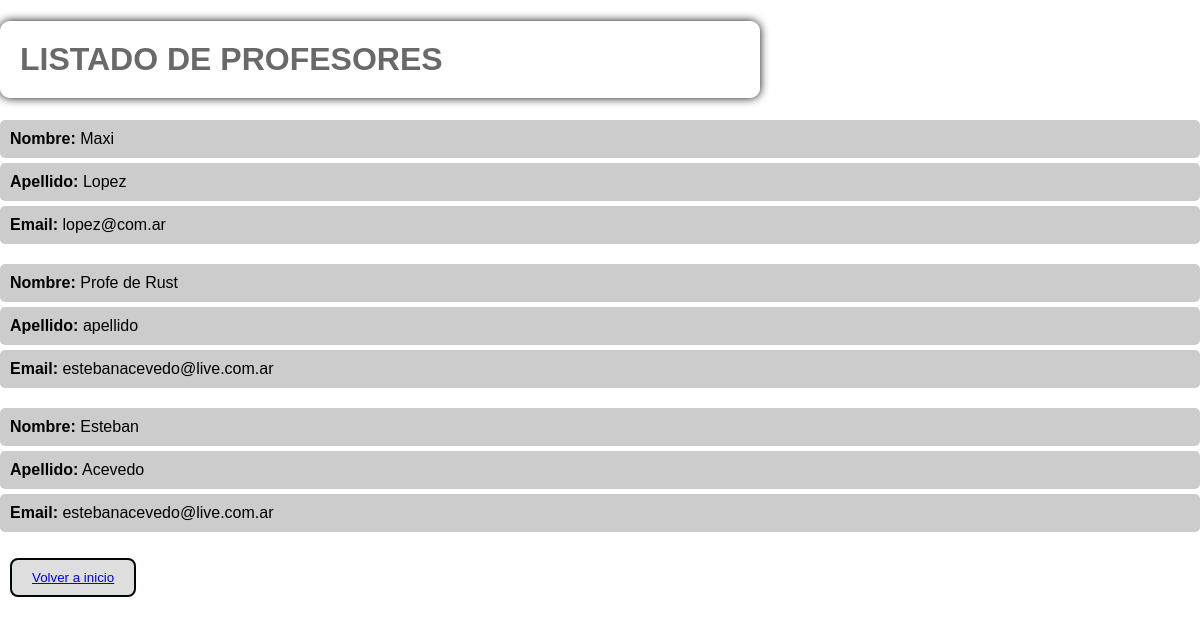
/profesor/list, run on an earlier commit of the app's database.
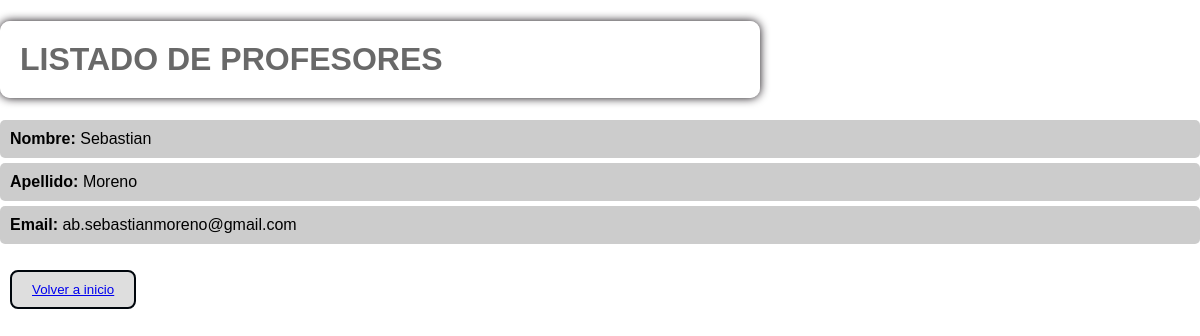
And on a later commit of the database.
### core/models.py (models this page shows, shortened)
class Profesor(models.Model):
    nombre = models.CharField(max_length=30)
    apellido = models.CharField(max_length=50)
    email = models.EmailField()

### core/views.py (the view)
# urls.py: path("profesor/list", views.profesor_list, name="profesor_list"),
def profesor_list(request):
    consulta = models.Profesor.objects.all()
    contexto = {"profesores": consulta}
    return render(request, "core/profesor_list.html", contexto)

### core/templates/core/profesor_list.html (shortened to what this page needs)
{% extends 'core/base.html' %}
{% block contenido %}
<h1>LISTADO DE PROFESORES</h1>
<div class="professors-list">
    {% for profesor in profesores %}
        <ul class="professor-info">
            <li>
                <strong>Nombre:</strong> {{ profesor.nombre }}
            </li>
            <li>
                <strong>Apellido:</strong> {{ profesor.apellido }}
            </li>
            <li>
                <strong>Email:</strong> {{ profesor.email }}
            </li>
        </ul>
    {% endfor %}
</div>
<button class="btn2"><a href="{% url 'index' %}">Volver a inicio</a></button>
{% endblock contenido %}

### core/templates/core/base.html (shortened to what this page needs)
<!DOCTYPE html>
<html lang="es">
<head>
</head>
<body>
    {% block contenido %}
    {% endblock contenido %}
</body>
</html>

### core/templates/core/profesor_list.html (style rules this page uses)
body { font-family: 'Arial', sans-serif; margin: 0; padding: 0; background-image: url('https://img.freepik.com/foto-gratis/cerca-manos-personas-que-trabajan-computadoras_53876-146042.jpg?w=996&t=st=1705700048~exp=1705700648~hmac=eef6f8c36e44514d7362d4c29700bd45502e3ebd8ad19027e04e7cb122d99e12'); background-size: cover; background-position: center; }
h1 { width: 60%; padding: 20px; border-radius: 10px; box-shadow: 0 0 10px rgba(15, 9, 15, 41); text-align: justify; color: #121212a1; background-color: rgba(255, 255, 255, 0.8); }
.btn2 { margin: 10px; padding: 10px 20px; text-decoration: none; color: #f8f4f4; background-color: #dadadae4; border: 2px solid #00060c; border-radius: 8px; transition: background-color 0.3s ease; display: inline-block; }
ul { list-style: none; padding: 0; margin-top: 20px; }
li { background-color: rgba(183, 183, 183, 0.7); padding: 10px; margin: 5px 0; border-radius: 5px; }

What changed in the data, as far as the page shows it:
removed Profesor: nombre "Maxi", apellido "Lopez", email "lopez@com.ar"
removed Profesor: nombre "Profe de Rust", apellido "apellido", email "estebanacevedo@live.com.ar"
removed Profesor: nombre "Esteban", apellido "Acevedo", email "estebanacevedo@live.com.ar"
added Profesor: nombre "Sebastian", apellido "Moreno", email "ab.sebastianmoreno@gmail.com"
